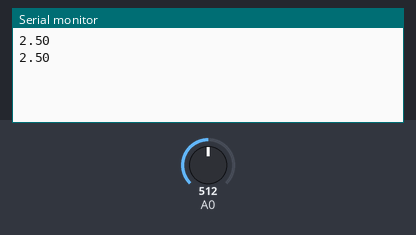
Recording of a sketch running on a simulated Arduino Uno, built with avr-gcc and run on an emulated ATmega328P. On the bench: the last lines printed to the serial monitor. The inputs (shaded band) are chosen by the test bench; at power-on: A0 = 512.

Above: at 1.8 s.
1.9 s: A0 set to 716
At 2.8 s:
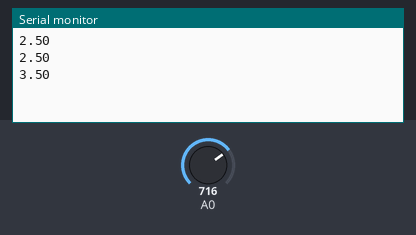
3.4 s: A0 set to 900
At 4.7 s:
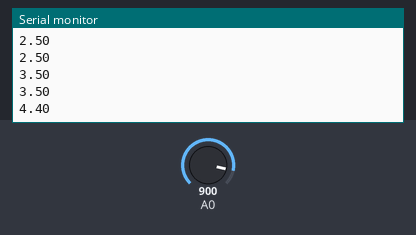
Timing chart, 0 to 6.4 s (numbered marks = the images above; inputs shaded):
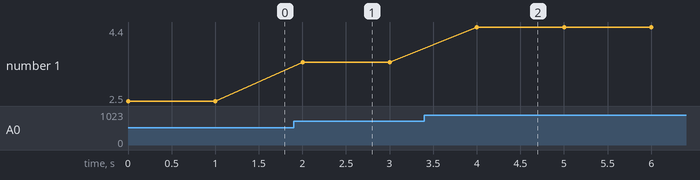

Measured:
- after the input at 1.9 s, the serial monitor: prints a new line after 0.10 s (image 1)
- after the input at 3.4 s, the serial monitor: prints a new line after 0.60 s (image 2)
- plotted number 1: 2.5 → 3.5 after the input at 1.9 s, 3.5 → 4.4 after the input at 3.4 s

The sketch:

experiment_5.2.ino
```cpp
void setup()
{
  Serial.begin(9600);
}
void loop()
{
  float x = analogRead(A0);

  Serial.println((x / 1023) * 5.0);

  delay(1000);
}
```
